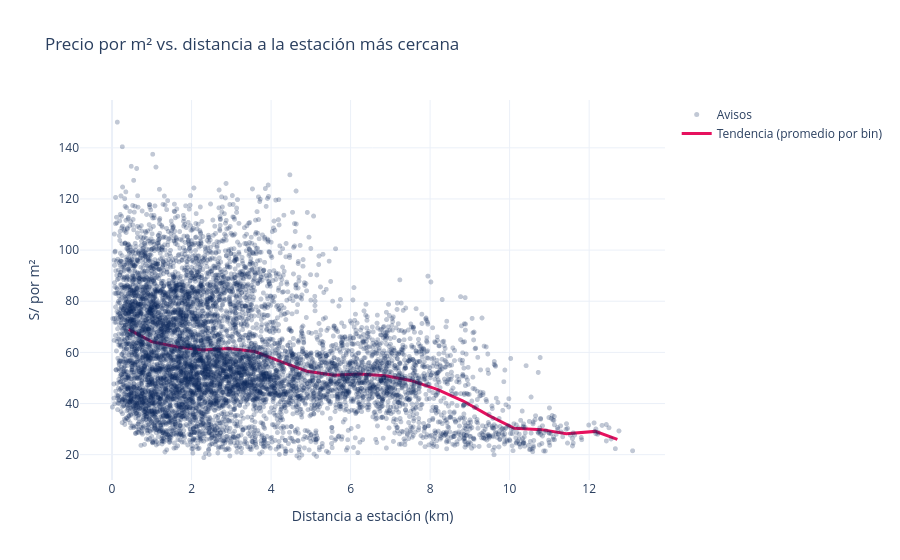

The cell this chart's notebook holds for it:
### Markdown cell above
**Precio vs. distancia a una estación** — mientras más lejos, más barato, en promedio. Esta es la relación que más le cuesta "ver" al modelo tonto.

### Code cell
plot_distance_vs_price(df)

### Figure 1 — Plotly figure (JSON) as saved in the notebook; plotly's stock layout.template omitted (floating-point values rounded to 4 significant figures; data arrays with more than 128 entries replaced by an {"elided": "..."} marker saying what was removed)
{"data": [{"marker": {"color": "#0A2559", "opacity": 0.25, "size": 5}, "mode": "markers", "name": "Avisos", "type": "scattergl", "x": {"elided": "7800 float values"}, "y": {"elided": "7800 float values"}}, {"line": {"color": "#E6115E", "width": 3}, "mode": "lines", "name": "Tendencia (promedio por bin)", "type": "scatter", "x": [0.417, 0.9911, 1.648, 2.282, 2.94, 3.59, 4.243, 4.903, 5.585, 6.22, 6.876, 7.51, 8.178, 8.833, 9.481, 10.12, 10.81, 11.42, 12.15, 12.71], "y": [68.98, 64.21, 62.13, 60.91, 61.49, 60.33, 56.42, 52.64, 51.07, 51.55, 50.83, 49.03, 45.55, 40.98, 35.28, 30.34, 29.79, 28.16, 29.1, 25.96]}], "layout": {"title": {"text": "Precio por m² vs. distancia a la estación más cercana"}, "xaxis": {"title": {"text": "Distancia a estación (km)"}}, "yaxis": {"title": {"text": "S/ por m²"}}}}
